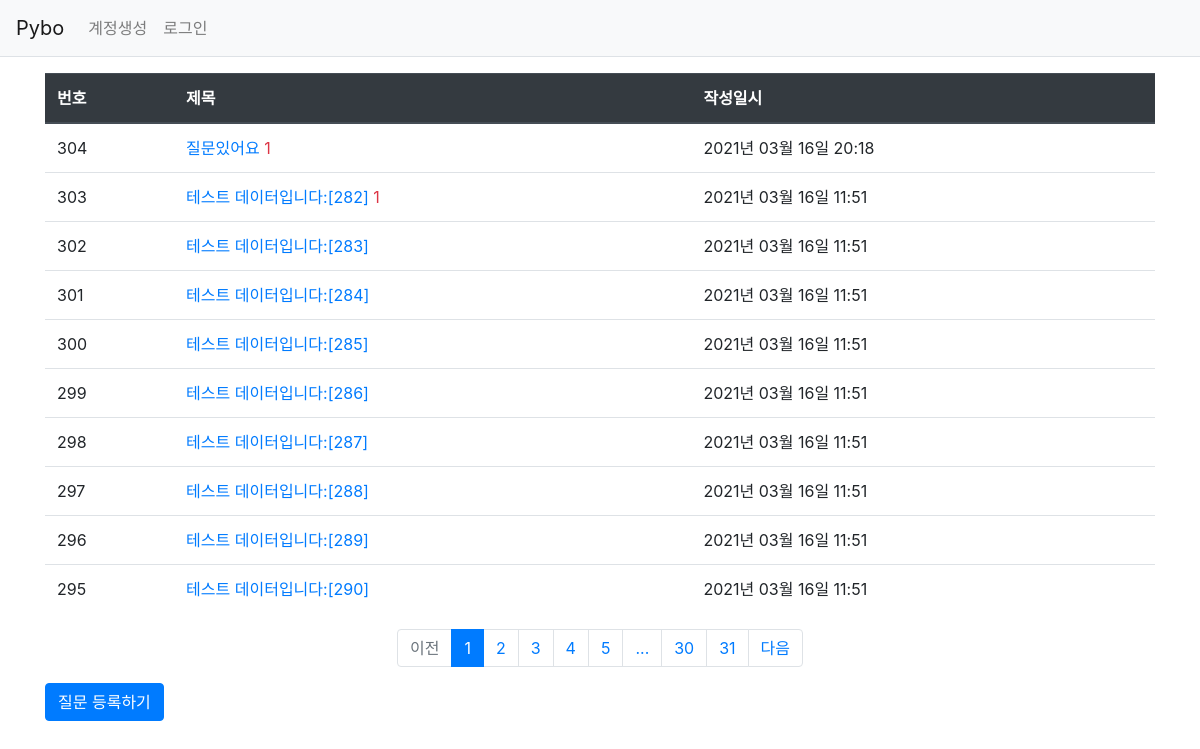
The page /question/list on the database its author committed.
### pybo/models.py (models this page shows)
class Question(db.Model):
    id = db.Column(db.Integer, primary_key=True)
    subject = db.Column(db.String(200), nullable=False)
    content = db.Column(db.Text(), nullable=False)
    create_date = db.Column(db.DateTime(), nullable=False)
    user_id = db.Column(db.Integer, db.ForeignKey('user.id', ondelete='CASCADE'), nullable=False)
    user = db.relationship('User', backref=db.backref('question_set'))

### pybo/views/question_views.py (the view)
@bp.route('/list')
def _list():
    page = request.args.get('page', type=int, default=1)  # 페이지
    question_list = Question.query.order_by(Question.create_date.desc())
    question_list = question_list.paginate(page, per_page=10)
    return render_template('question/question_list.html', question_list=question_list)

### pybo/filter.py (called while the page is built)
def format_datetime(value, fmt='%Y년 %m월 %d일 %H:%M'):
    return value.strftime(fmt)

### pybo/views/auth_views.py (called while the page is built)
@bp.before_app_request
def load_logged_in_user():
    user_id = session.get('user_id')
    if user_id is None:
        g.user = None
    else:
        g.user = User.query.get(user_id)

### pybo/templates/question/question_list.html
{% extends 'base.html' %}
{% block content %}
<div class="container my-3">
    <table class="table">
        <thead>
        <tr class="thead-dark">
            <th>번호</th>
            <th>제목</th>
            <th>작성일시</th>
        </tr>
        </thead>
        <tbody>
        {% if question_list %}
        {% for question in question_list.items %}
        <tr>
            <td>{{ question_list.total - ((question_list.page-1) * question_list.per_page) - loop.index0 }}</td>
            <td>
                <a href="{{ url_for('question.detail', question_id=question.id) }}">{{ question.subject }}</a>
                {% if question.answer_set|length > 0 %}
                <span class="text-danger" small m1-2">{{ question.answer_set|length }}</span>
                {% endif %}
            </td>
            <td>{{ question.create_date|datetime }}</td>
        </tr>
        {% endfor %}
        {% else %}
        <tr>
            <td colspan="3">질문이 없습니다.</td>
        </tr>
        {% endif %}
        </tbody>
    </table>
    <ul class="pagination justify-content-center">
        {% if question_list.has_prev %}
        <li class="page-item">
            <a class="page-link" href="?page={{ question_list.prev_num }}">이전</a>
        </li>
        {% else %}
        <li class="page-item disabled">
            <a class="page-link" tabindex="-1" aria-disabled="true" href="#">이전</a>
        </li>
        {% endif %}
        {% for page_num in question_list.iter_pages() %}
            {% if page_num %}
                {% if page_num != question_list.page %}
                <li class="page-item">
                    <a class="page-link" href="?page={{ page_num }}">{{ page_num }}</a>
                </li>
                {% else %}
                <li class="page-item active" aria-current="page">
                    <a class="page-link" href="#">{{ page_num }}</a>
                </li>
                {% endif %}
           {% else %}
                <li class="disabled">
                    <a class="page-link" href="#">...</a>
                </li>
           {% endif %}
        {% endfor %}
        {% if question_list.has_next %}
        <li class="page-item">
            <a class="page-link" href="?page={{ question_list.next_num }}">다음</a>
        </li>
        {% else %}
        <li class="page-item disabled">
            <a class="page-link" tabindex="-1" aria-disabled="true" href="#">다음</a>
        </li>
        {% endif %}
    </ul>
    <a href="{{ url_for('question.create') }}" class="btn btn-primary">질문 등록하기</a>
</div>
{% endblock %}

### pybo/templates/base.html (shortened to what this page needs)
<!doctype html>
<html lang="ko">
<head>
    <link rel="stylesheet" href="{{ url_for('static', filename='bootstrap.min.css') }}">
    <link rel="stylesheet" href="{{ url_for('static', filename='style.css') }}">
</head>
<body>
{% include "navbar.html" %}
{% block content %}
{% endblock %}
</body>
</html>

### pybo/templates/navbar.html (shortened to what this page needs)
<nav class="navbar navbar-expand-lg navbar-light bg-light border-bottom">
    <a class="navbar-brand" href="{{ url_for('main.index') }}">Pybo</a>
    <div class="collapse navbar-collapse flex-grow-0" id="navbarNav">
        {% if g.user %}
        <ul class="navbar-nav">
            <li class="nav-item ">
                <a class="nav-link" href="{{ url_for('auth.logout') }}">{{ g.user.username }} (로그아웃)</a>
            </li>
        </ul>
        {% else %}
        <ul class="navbar-nav">
            <li class="nav-item ">
                <a class="nav-link" href="{{ url_for('auth.signup') }}">계정생성</a>
            </li>
            <li class="nav-item ">
                <a class="nav-link" href="{{ url_for('auth.login') }}">로그인</a>
            </li>
        </ul>
        {% endif %}
    </div>
</nav>

### rows shown on the page
Question: total "304", subject "질문있어요", answer_set|length "1", create_date "2021년 03월 16일 20:18"
Question: total "303", subject "테스트 데이터입니다:[282]", answer_set|length "1", create_date "2021년 03월 16일 11:51"
Question: total "302", subject "테스트 데이터입니다:[283]", create_date "2021년 03월 16일 11:51"
Question: total "301", subject "테스트 데이터입니다:[284]", create_date "2021년 03월 16일 11:51"
Question: total "300", subject "테스트 데이터입니다:[285]", create_date "2021년 03월 16일 11:51"
Question: total "299", subject "테스트 데이터입니다:[286]", create_date "2021년 03월 16일 11:51"
Question: total "298", subject "테스트 데이터입니다:[287]", create_date "2021년 03월 16일 11:51"
Question: total "297", subject "테스트 데이터입니다:[288]", create_date "2021년 03월 16일 11:51"
Question: total "296", subject "테스트 데이터입니다:[289]", create_date "2021년 03월 16일 11:51"
Question: id "295", subject "테스트 데이터입니다:[290]", create_date "2021년 03월 16일 11:51"

### other values the page prints
{{ page_num }} "1"
{{ page_num }} "2" "3" "4" "5" "30" "31"
